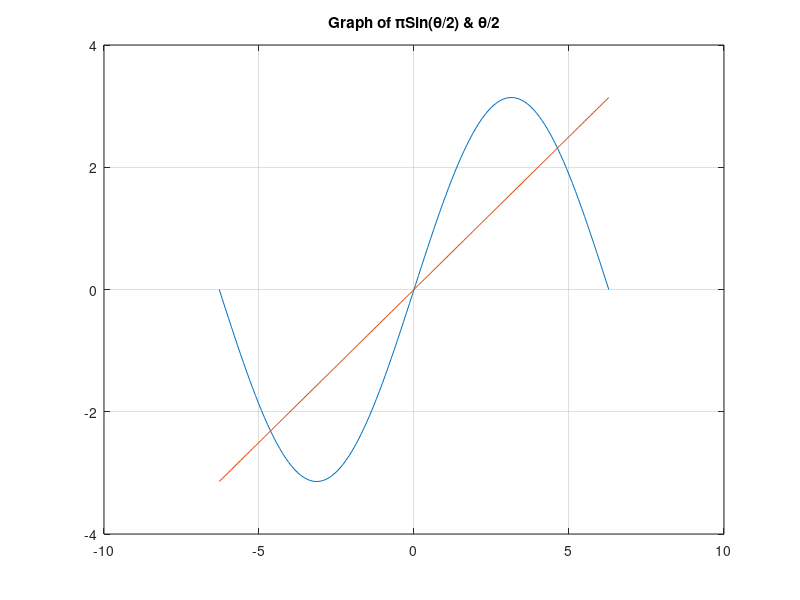
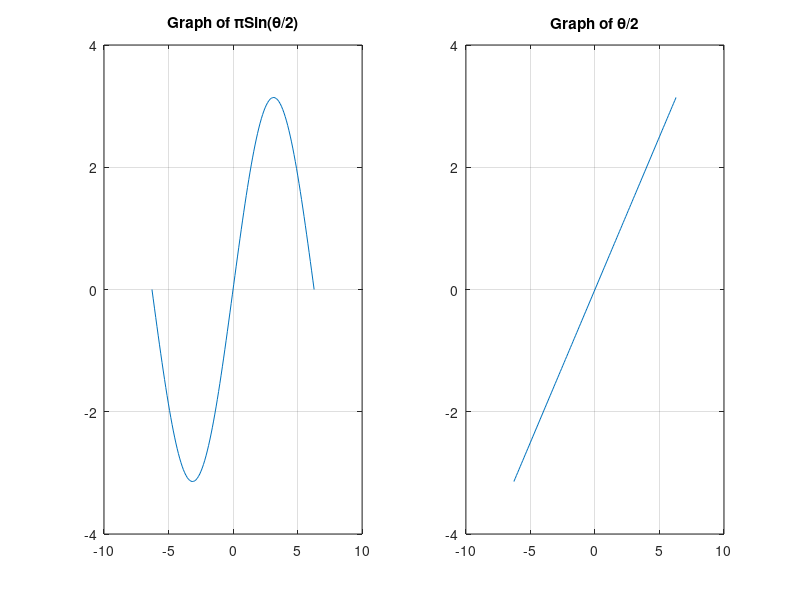

MATLAB code for these plots, in order: (Note: this script raises an error after producing the figures.)
%Roshan Jaiswal-Ferri
%Section - 03
%Aero 300 Lab 1 - Review of the MATLAB Environment: 4/5/24 (PRACTICE)

%%

close all;      %Clears all
clear all;      %Clears Workspace
clc;            %Clears Command Window

%% PART 1: Plotting
o = -2*pi; %Setting bounds to variables
p = 2*pi;


theta = linspace(o,p,130); %Creating vector with proper bounds and stepping

y = pi*sin(theta/2); %Given Function

g = theta/2; %Other given function

figure; %Creating a figure with overlayed functions
plot(theta, y)
hold on
plot(theta, g)
grid on;
title('Graph of πSin(θ/2) & θ/2')

figure; %Creating a figure where both functions recieve their own subplot
subplot(1,2,1)
plot(theta, y)
hold on
title('Graph of πSin(θ/2)')
grid on;
subplot(1,2,2)
plot(theta, g)
grid on;
title('Graph of θ/2')

%% PART 2: Creating Vectors

y=1;
x = linspace(0,10,100000); %Creating a vector from 1 to 10 with 100000 steps
r1 = zeros(1,100000); %Creating an r1 zero vector
r2 = zeros(1,100000); %Creating an r2 zero vector

tic %Start stopwatch
for i = 1:100000 %looping 100000 times and substituting each value in from their corresponding vector positions
    u = x(1,i);
    r1(1,i) = 3*(u^3)-(u^2)-1;
end

disp(['R1: ', num2str(r1(1,1:9))]); %idk if we were supposed to print the 100000 long vectors but here they are
g = toc; %End timer
disp(['Time to Calculate R1 using for loop: ', num2str(g)])

tic %Start new timer
r2 = 3*x.^3-x.^2-1; %the period tells matlab that it is working with a matrix
disp(['R2: ', num2str(r2)]);
v = toc; %End timer
disp(['Time to Calculate R2 not using for loop: ', num2str(v)])

%There are fewer lines of code for matlab to process when you are not using
%the for loop, which means the process is better optimized for matlab and
%will run faster than a for loop which has more lines of code to process

%% PART 3: Average of a List

x = rand(1,500); %Creating 500 unit long vector with random numbers

l = length(x); %taking length of vector

[avgx] = avg(x,l); %calling function and inputing vector and vector length to calculate avg value

disp(['Using my avg function: ',num2str(avgx)])

disp(['Using matlabs mean function: ',num2str(mean(x))])

%% PART 4: Calculating Pi

k = 0; %Assigning iteration to k
Pisum = 0; %Creating Pisum
a = zeros(1,20); %creating a vector of zeros to more efficiently store the first 20 calculations
e = zeros(1,10000); %creating a 10000 unit long vector to store percent error
m = linspace(1,20,20); %Creating a 20 unit long vector with steps of 1 for subplot axis
l = linspace(1,10000,10000); %Creating a 10000 unit long vector with steps of 10000 for subplot axis

while abs(pi-(4*Pisum)) > 1e-4
    k = k + 1;
    temp = 0; 
    temp = ((-1)^(k+1))/(2*k-1); %calculating
    Pisum = Pisum + temp; %adding k value to total sum
    e(1,k) = abs((((Pisum*4)-pi)/(pi))*100); %Calculating Percent error
    if k <= 20 %Stores the first 20 calculations in vector a
        a(1,k) = Pisum*4;
    end

end
Pisum = 4*Pisum;

figure;
subplot(1,2,1) %Creating sub plots with gridlines
plot(m, a)
hold on
title('π Estimation vs Iteration')
xlabel('Iteration #')
ylabel('π Estimate')
grid on;
subplot(1,2,2)
semilogx(l,e) %Log scale on x axis
grid on;
title('Percent Error vs Iteration')
xlabel('Iteration # (Log)')
ylabel('Percent Error')

%publish outputs only first then code as pdf, then merge into one
